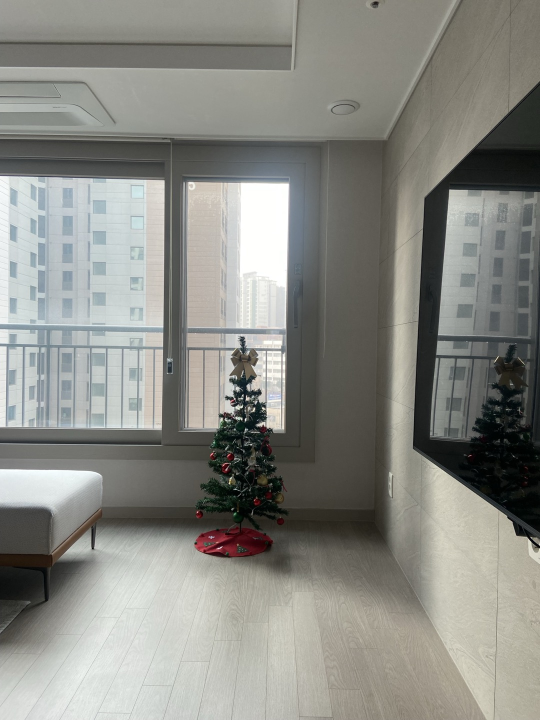
#> input picture left.jpg, 1080 x 1440 px (shown at 1/2 size)
$ python camera_calibration.py
#> lines starting #> are read from the running program, lines starting #| are printed output that depends on the picture; after the words box and inside, x2 and y2 are one past the last pixel; in counts of white or black regions, pixels touching at a corner belong together
import cv2
import numpy as np
from skimage.feature import ORB, match_descriptors
from skimage.color import rgb2gray
from skimage.measure import ransac
from skimage.transform import ProjectiveTransform

# 이미지 로드
img1 = cv2.imread('left.jpg')
#> img1 is the input picture: shape (1440, 1080, 3); mean B, G, R 131.8, 137.7, 137.2
img2 = cv2.imread('right.jpg')
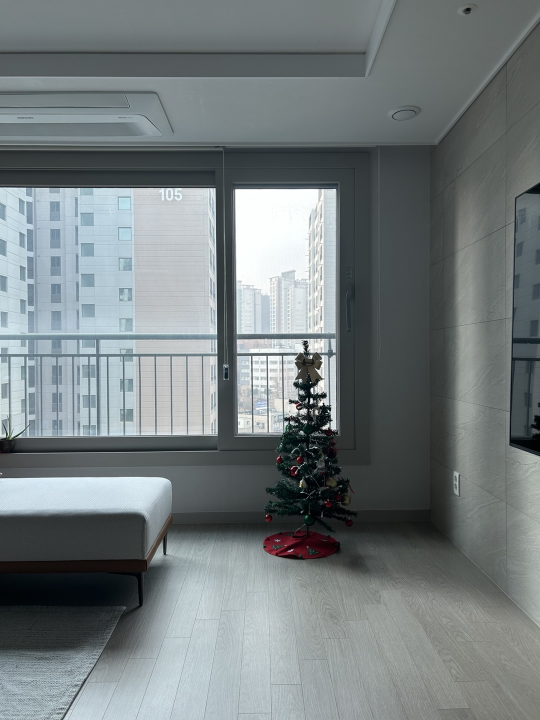
#> input picture right.jpg, 1080 x 1440 px (shown at 1/2 size)
#> img2 is the input picture: shape (1440, 1080, 3); mean B, G, R 126, 124.4, 116.8

# 이미지를 흑백으로 변환
gray1 = rgb2gray(img1)
gray2 = rgb2gray(img2)
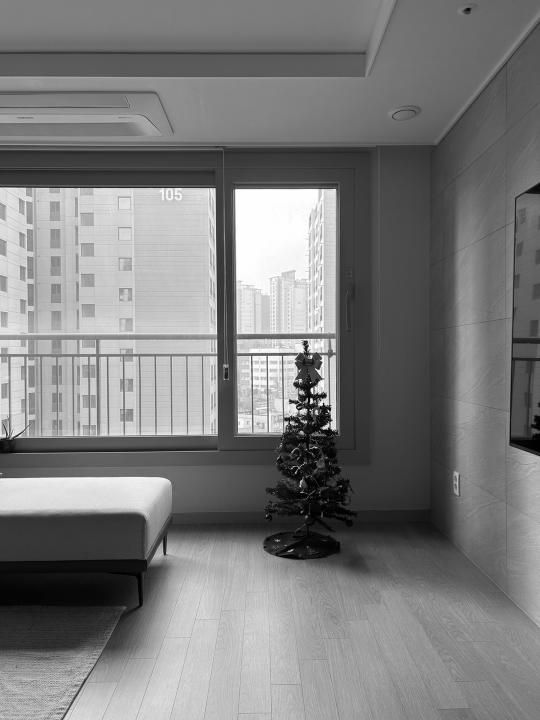
#> gray2: shape (1440, 1080) float64 (shown at 1/2 size); min 0, max 1, mean 0.487

# 1. 특징점 검출 (ORB 사용)
orb = ORB(n_keypoints=500)
orb.detect_and_extract(gray1)
keypoints1 = orb.keypoints
descriptors1 = orb.descriptors

orb.detect_and_extract(gray2)
keypoints2 = orb.keypoints
descriptors2 = orb.descriptors

# 2. 특징점 매칭
matches = match_descriptors(descriptors1, descriptors2, cross_check=True)

# 매칭된 특징점 좌표 추출
matched_points1 = keypoints1[matches[:, 0]]
matched_points2 = keypoints2[matches[:, 1]]

# 3. RANSAC을 이용한 아웃라이어 제거
model_robust, inliers = ransac(
    (matched_points1, matched_points2),
    ProjectiveTransform,
    min_samples=4,  # 최소 샘플 수
    residual_threshold=2,  # 허용 오차 (픽셀 단위)
    max_trials=1000  # 최대 시도 횟수
)

# 인라이어만 추출
inlier_points1 = matched_points1[inliers]
inlier_points2 = matched_points2[inliers]

# 시각화
result_img = cv2.hconcat([
    cv2.cvtColor(img1, cv2.COLOR_BGR2RGB),
    cv2.cvtColor(img2, cv2.COLOR_BGR2RGB),
])
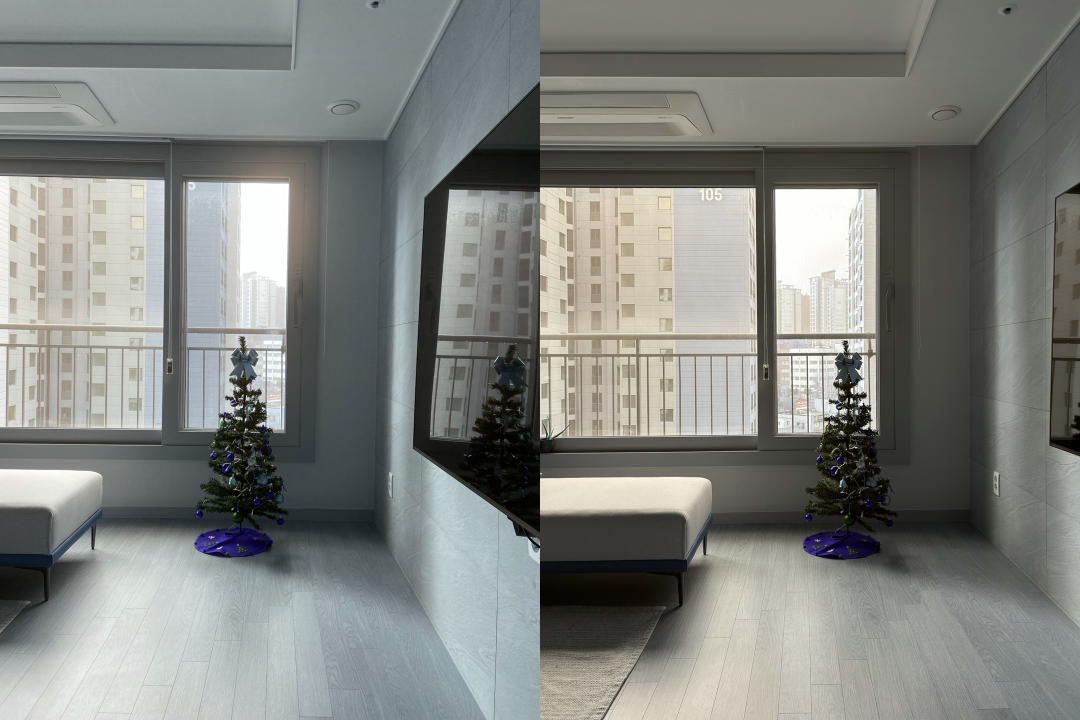
#> result_img: shape (1440, 2160, 3) (shown at 1/2 size); mean B, G, R 127, 131, 128.9

for pt1, pt2 in zip(inlier_points1, inlier_points2):
    # pt1과 pt2는 numpy 배열이어야 함
    pt1 = np.array(pt1, dtype=int)  # numpy 배열로 변환
    pt2_adjusted = np.array([pt2[0] + img1.shape[1], pt2[1]], dtype=int)  # 좌표 조정 후 배열로 변환

    # 선 그리기
    cv2.line(result_img, tuple(pt1), tuple(pt2_adjusted), (0, 255, 0), 1)
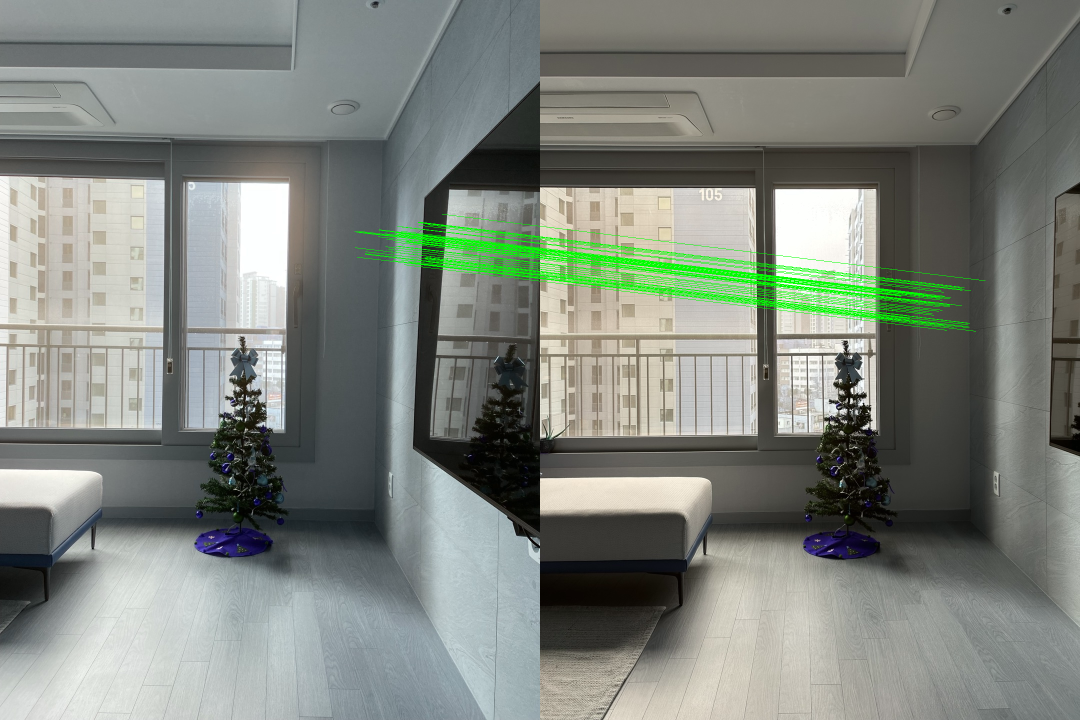
#> result_img: shape (1440, 2160, 3) (shown at 1/2 size); 1.45% of pixels changed, all inside (x1, y1, x2, y2) = (709, 428, 1971, 663)

# 창 크기 조정 가능하게 설정
cv2.namedWindow('Matched Points (After RANSAC)', cv2.WINDOW_NORMAL)
cv2.resizeWindow('Matched Points (After RANSAC)', 1920, 1080)  # 원하는 크기로 설정

# 결과 출력
cv2.imshow('Matched Points (After RANSAC)', result_img)
cv2.waitKey(0)
cv2.destroyAllWindows()
